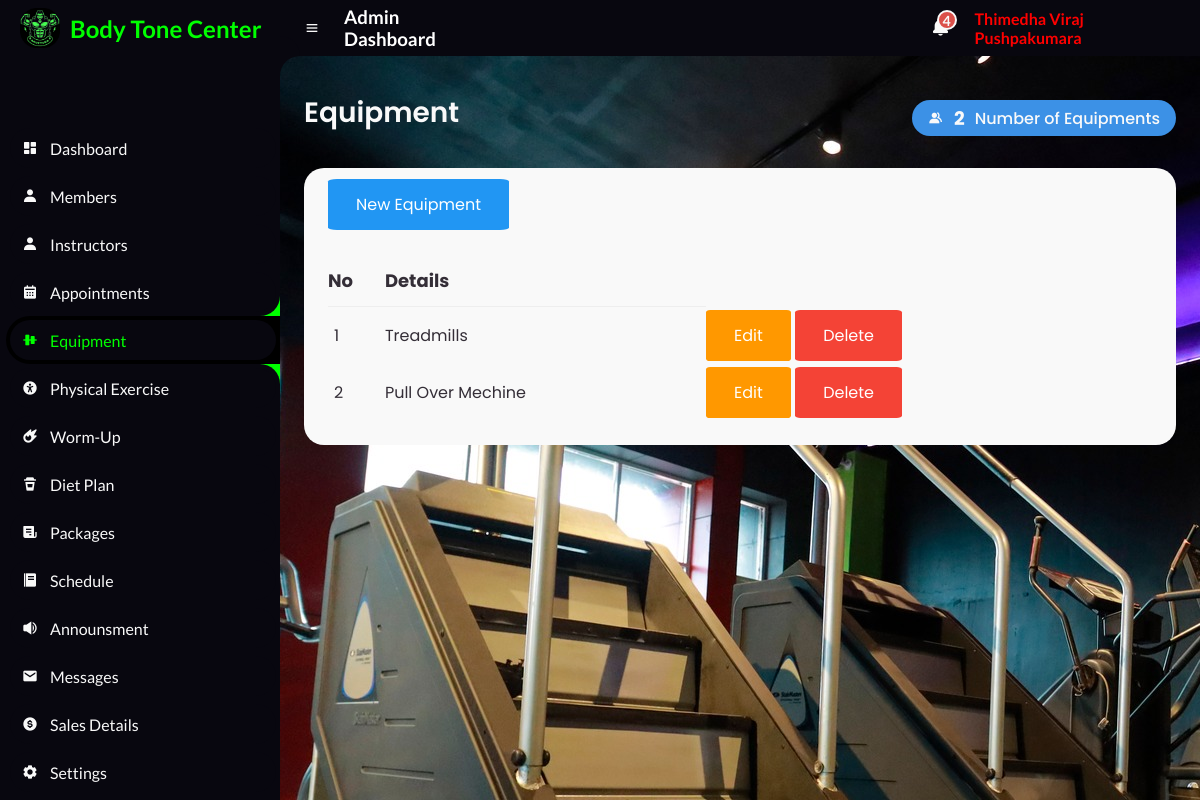
Screenshot of /Admin/Equipment.php (signed in) with the database file from the repository.
### tables this page shows
CREATE TABLE `equipment` (
  `id` int(100) NOT NULL,
  `name` varchar(255) NOT NULL,
  `type` varchar(50) NOT NULL,
  `schedule` varchar(255) NOT NULL
);

### Admin/EquipmentBody.php (the view, shortened to what this page needs)
<main>
	<div class="head-title">
		<div class="left">
			<h1>Equipment</h1>
		</div>
		<a class="btn-download">
			<i class='bx bxs-group'></i>
			<?php
				require 'dbconfig.php';
				$query = "SELECT id FROM equipment ORDER BY id";
				$query_run = mysqli_query($connection, $query);
				$row = mysqli_num_rows($query_run);
				echo '<h3 >' . $row . '</h3>';
				?>
			<p>Number of Equipments</p>
		</a>
	</div>
	<div class="table-data">
		<div class="order">
			<a class="btn info" href="Equipment_Create.php" role="button"> New Equipment</a>
			<br><br><br>
			<table class="table">
				<thead>
					<tr>
						<th style="font-size: large;">No</th>
						<th style="font-size: large;">Details</th>
					</tr>
				</thead>
				<tbody>
					<?php
					$servername = "localhost";
					$username = "root";
					$password = "";
					$database = "body_tone_db";
					$connection = new mysqli($servername, $username, $password, $database);
					$sql = "SELECT * FROM equipment";
					$result = $connection->query($sql);
					while ($row = $result->fetch_assoc()) {
						echo "
                    <tr>
                    <td>$row[id]</td>
                    <td>$row[name]</td>
                    <td >
                        <a class='btn warning btn-sm' href='Equipment_Edit.php?id=$row[id]'>Edit</a>
                        <a class='btn danger btn-sm' href='Member_Delete.php?id=$row[id]'>Delete</a>
                    </td>
                </tr>
                    ";
					}
					?>
				</tbody>
			</table>
		</div>
	</div>
</main>

### Admin/css/style.css (style rules this page uses)
* { margin: 0; padding: 0; box-sizing: border-box; }
a { text-decoration: none; }
:root { --poppins: 'Poppins', sans-serif; --lato: 'Lato', sans-serif; --light: #F9F9F9; --blue: #3C91E6; --light-blue: #CFE8FF; --grey: #eee; --dark-grey: #AAAAAA; --dark: #342E37; --red: #DB504A; --yellow: #FFCE26; --light-yellow: #FFF2C6; --orange: #FD7238; --light-orange: #FFE0D3; --black: #000000; --light-black: #1b1a1a; --li-black: #6F6C6C ; --slow-black:#08070f ; --lime:lime; }
html { overflow-x: hidden; }
body { background-image: url("2.jpg"); overflow-x: hidden; }
#content main { width: 100%; padding: 36px 24px; font-family: var(--poppins); max-height: calc(100vh - 56px); overflow-y: auto; }
#content main .head-title { display: flex; align-items: center; justify-content: space-between; grid-gap: 16px; flex-wrap: wrap; }
#content main .head-title .left h1 { font-size: 28px; font-weight: 600; margin-bottom: 10px; color: var(--light); }
#content main .head-title .btn-download { height: 36px; padding: 0 16px; border-radius: 36px; background: var(--blue); color: var(--light); display: flex; justify-content: center; align-items: center; grid-gap: 10px; font-weight: 500; }
#content main .table-data { display: flex; flex-wrap: wrap; grid-gap: 24px; margin-top: 24px; width: 100%; color: var(--dark); }
#content main .table-data > div { border-radius: 20px; background: var(--light); padding: 24px; overflow-x: auto; }
#content main .table-data .order { flex-grow: 1; flex-basis: 500px; }
#content main .table-data .order table { width: 100%; border-collapse: collapse; }
#content main .table-data .order table th { padding-bottom: 12px; font-size: 13px; text-align: left; border-bottom: 1px solid var(--grey); }
#content main .table-data .order table td { padding: 16px 0; }
#content main .table-data .order table tr td:first-child { display: flex; align-items: center; grid-gap: 12px; padding-left: 6px; }

### Admin/css/btn.css (style rules this page uses)
.btn { border: none; color: white; padding: 14px 28px; cursor: pointer; border-radius: 5%; }
.info { background-color: #2196F3; }
.warning { background-color: #ff9800; }
.danger { background-color: #f44336; }

### Admin/Included/navContainer.php (style rules this page uses)
* { text-decoration: none; }

### rows the page displays
equipment: id "1", name "Treadmills"
equipment: id "2", name "Pull Over Mechine"

### other values shown
$row "4"
$_SESSION['admin_name'] "Thimedha Viraj Pushpakumara"
$row "2"
